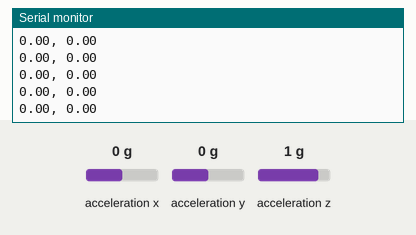
Simulated run of this sketch. Board: Arduino Leonardo, built with avr-gcc and run on an emulated ATmega32U4. Parts: the last lines printed to the serial monitor. Inputs (shaded band) come from the test bench; at power-on: acceleration x 0 g, acceleration y 0 g, acceleration z 1 g.

Above: at 1.2 s.
1.3 s: acceleration x set to -1.4 g
At 1.58 s:
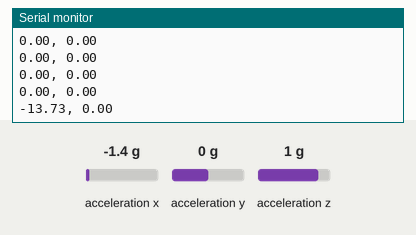
2.8 s: acceleration y set to -1.4 g
At 2.8 s:
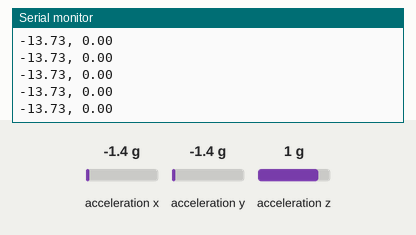
4.3 s: acceleration x set to -0.8 g
At 4.41 s:
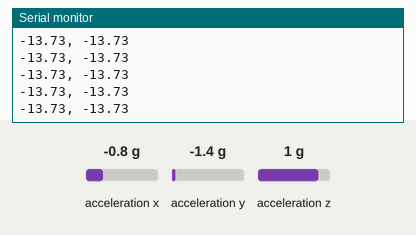
Timing chart, 0 to 7.3 s (numbered marks = the images above; inputs shaded):
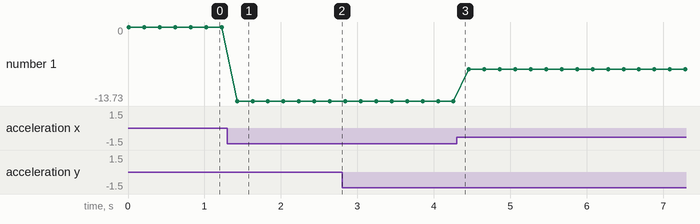

Measured:
- after the input at 1.3 s, the serial monitor: prints a new line after 0.13 s (image 1)
- plotted number 1: 0 → -13.73 after the input at 1.3 s, -13.73 → -7.85 after the input at 4.3 s

The sketch:

a3.ino
```cpp
// A3 - Lianne Kniest
// Inspired by https://www.adafruit.com/product/2809 example
// Outputs accelerometer data in m/2^2 in format "x, y"

#include <Wire.h>
#include <SPI.h>
#include <Adafruit_LIS3DH.h>
#include <Adafruit_Sensor.h>

// I2C
Adafruit_LIS3DH lis = Adafruit_LIS3DH();

void setup(void) {
  Serial.begin(115200);
  while (!Serial) delay(10);     // will pause Zero, Leonardo, etc until serial console opens

  Serial.println("LIS3DH test!");

  if (! lis.begin(0x18)) {   // change this to 0x19 for alternative i2c address
    Serial.println("Couldnt start");
    while (1) yield();
  }
  Serial.println("LIS3DH found!");

  lis.setRange(LIS3DH_RANGE_2_G);   // 2, 4, 8 or 16 G!

  Serial.print("Range = "); Serial.print(2 << lis.getRange());
  Serial.println("G");

  lis.setDataRate(LIS3DH_DATARATE_100_HZ);
}

void loop() {
  sensors_event_t event;
  lis.getEvent(&event);
  Serial.print(event.acceleration.x);
  Serial.print(", ");
  Serial.print(event.acceleration.y);
  Serial.println();
  delay(200);
}
```
